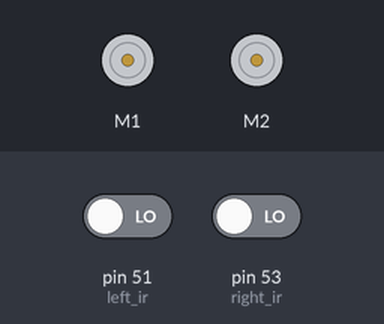
The sketch below on a simulated Arduino Mega 2560, built with avr-gcc and run on an emulated ATmega2560. Parts: 2 × DC motor (green arrow = forward, orange = backward, longer = faster). Inputs (shaded band) come from the test bench; at power-on: pin 51 (left_ir) LOW, pin 53 (right_ir) LOW.

Above: at 0.8 s.
0.9 s: pin 51 (left_ir) driven HIGH
At 1.8 s:
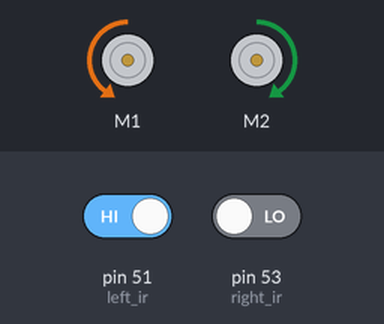
2.4 s: pin 53 (right_ir) driven HIGH
At 2.9 s:
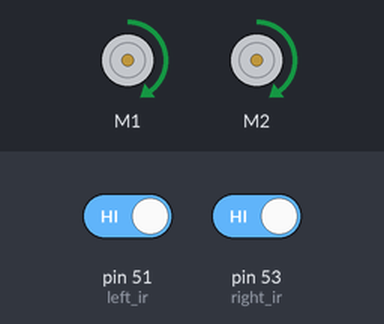
3.9 s: pin 51 (left_ir) driven LOW
At 5.1 s:
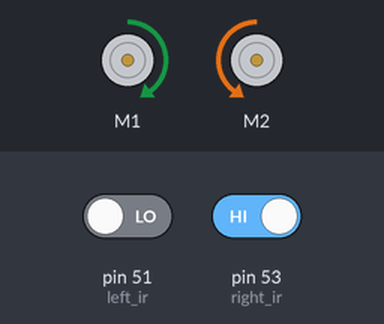
5.4 s: pin 53 (right_ir) driven LOW
At 6.4 s:
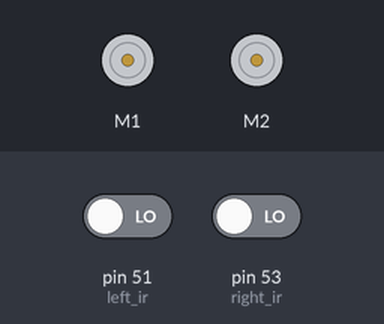
Timing chart, 0 to 7.9 s (numbered marks = the images above; inputs shaded):
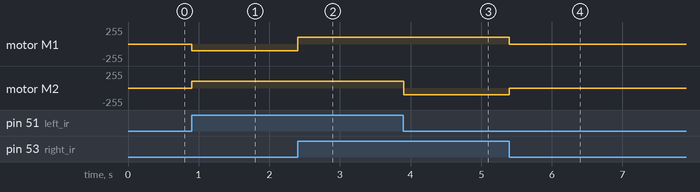

Measured:
- after the input at 0.9 s, motor M1: stopped → backward 100/255 at once; motor M2: stopped → forward 100/255 at once
- after the input at 2.4 s, motor M1: backward 100/255 → forward 100/255 at once
- after the input at 3.9 s, motor M2: forward 100/255 → backward 100/255 at once
- after the input at 5.4 s, motor M1: forward 100/255 → stopped at once; motor M2: backward 100/255 → stopped at once

The sketch:

lineFollow.ino
```cpp
#include "moves.h"

int left_ir = 51;
int right_ir = 53;


void setup() {
  pinMode(left_ir,INPUT);
  pinMode(right_ir,INPUT);

  //LINE FOLLOW PART
  while(true){
    bool left = digitalRead(left_ir);
    bool right = digitalRead(right_ir);

    if(left == 1 && right == 1){
      go_forward(100);
    }
    else if(left == 0 && right == 1){
      turn_left(100);
    }
    else if(left == 1 && right == 0){
      turn_right(100);
    }
    else{
      stop();
    }
      }
}

void loop() {
  // put your main code here, to run repeatedly:

}
```

moves.h
```cpp
#ifndef MOVES_H
#define MOVES_H

#include <Arduino.h>
#include <AFMotor.h>

AF_DCMotor motor1(1);
AF_DCMotor motor2(2);

void go_forward(int speed){
  motor1.setSpeed(speed);
  motor2.setSpeed(speed);

  motor1.run(FORWARD);
  motor2.run(FORWARD);
}

void go_backward(int speed){
  motor1.setSpeed(speed);
  motor2.setSpeed(speed);

  motor1.run(BACKWARD);
  motor2.run(BACKWARD);
}

void turn_right(int speed){
  motor1.setSpeed(speed);
  motor2.setSpeed(speed);

  motor1.run(BACKWARD);
  motor2.run(FORWARD);
}

void turn_left(int speed){
  motor1.setSpeed(speed);
  motor2.setSpeed(speed);

  motor1.run(FORWARD);
  motor2.run(BACKWARD);
}

void stop(){

  motor1.run(RELEASE);
  motor2.run(RELEASE);
}

#endif
```
